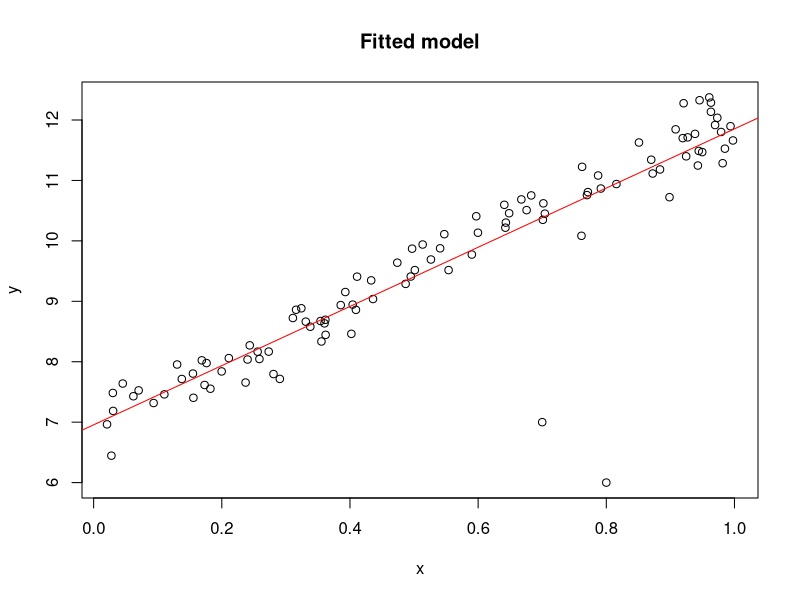
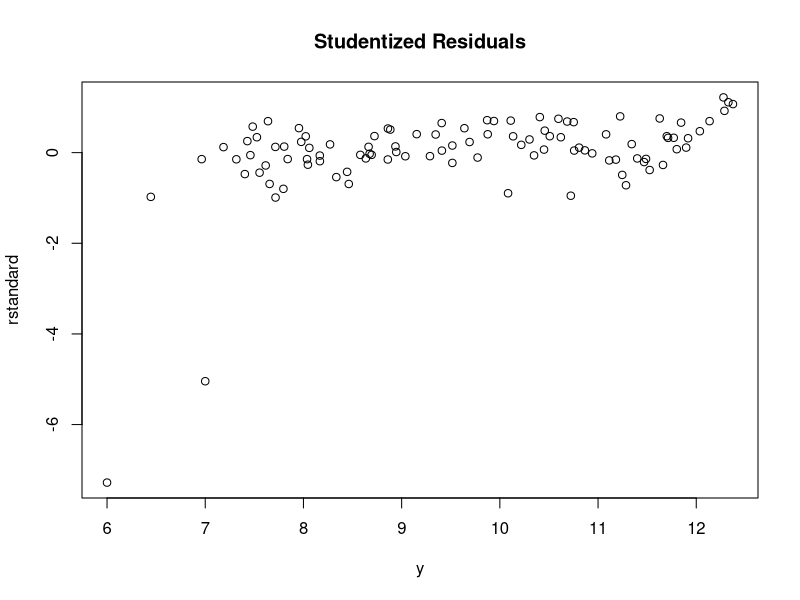
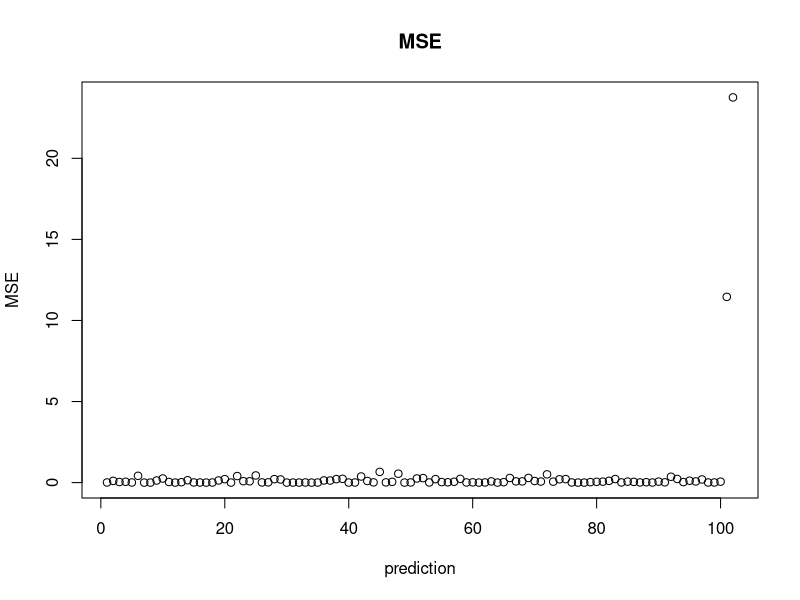
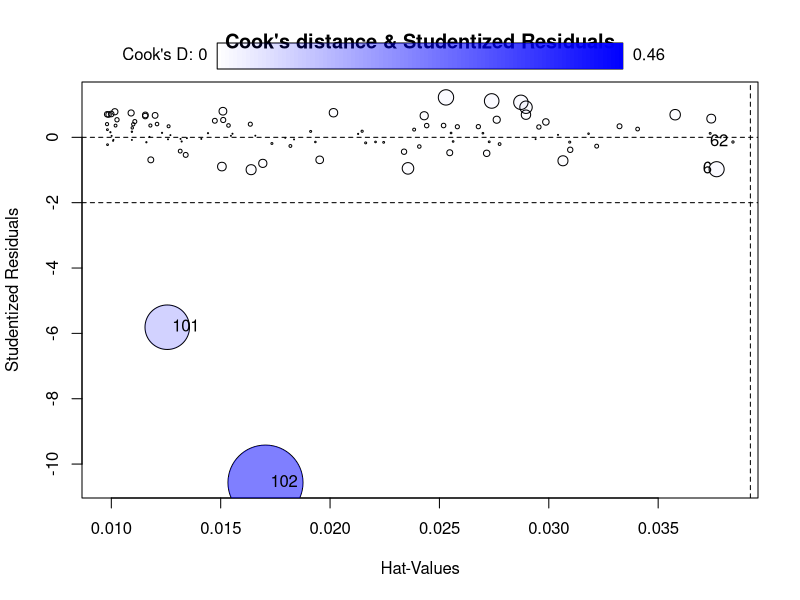
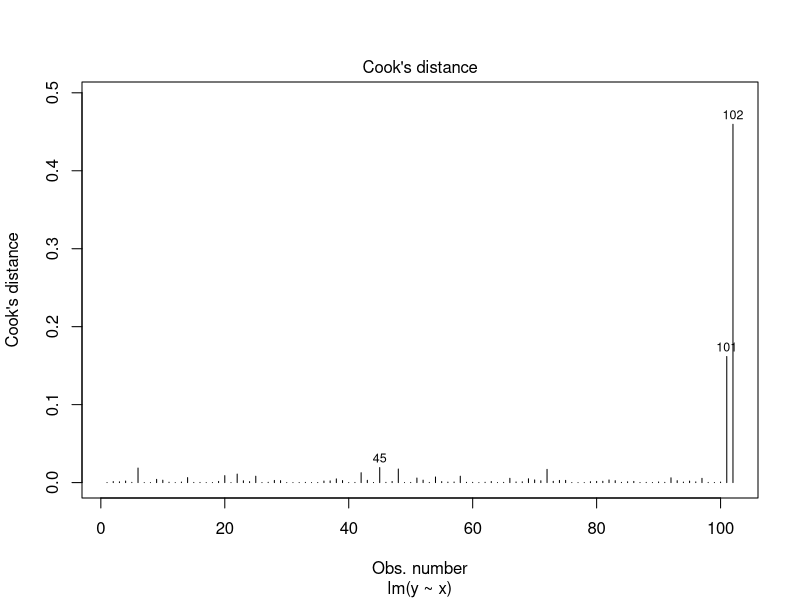
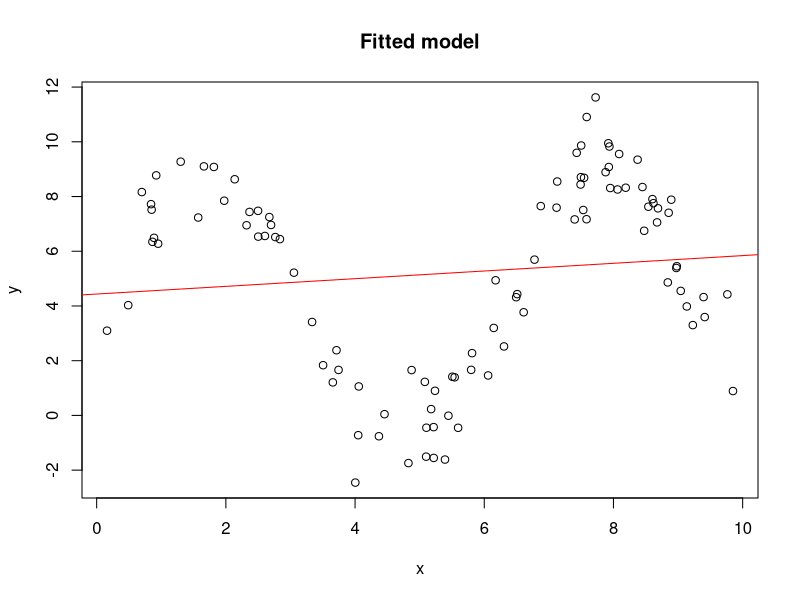
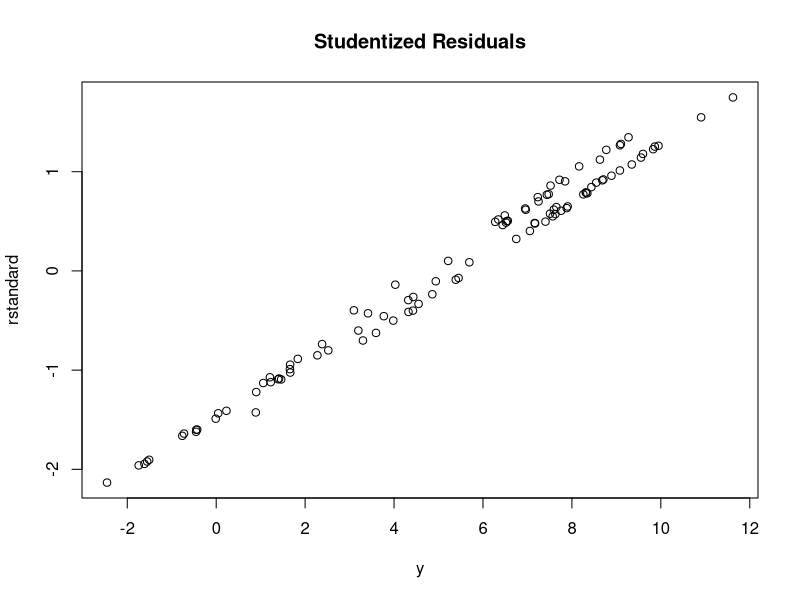
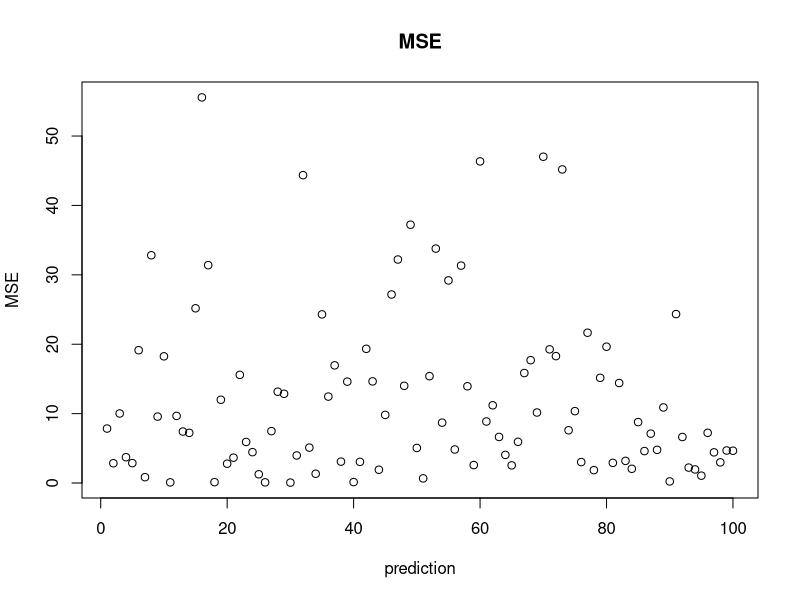

Write R code to recreate these figures, in order.
library(car)
# linear simulation + outlier
x <- runif(100)
y <- 5*x + 7 + rnorm(100, sd = 0.3)
# outlier points
x <- c(x, 0.7, 0.8)
y <- c(y, 7, 6)
plot(x, y, main="Fitted model")
fit.linear <- lm(y~x)
summary(fit.linear)
abline(fit.linear$coefficients[1], fit.linear$coefficients[2], col="red")
plot(y, rstandard(fit.linear), ylab='rstandard', main="Studentized Residuals")
plot((y-fitted(fit.linear))^2, ylab='MSE', xlab="prediction", main="MSE")
influencePlot(fit.linear, main="Cook's distance & Studentized Residuals")
# cook distance
cutoff <- 4/((100-length(fit.linear$coefficients)-2))
plot(fit.linear, which=4, cook.levels=cutoff)
# cook distance to manually
iobs <- 102
fit.linear_minus_iobs <-  lm(y[-iobs]~x[-iobs])
sum(fitted(fit.linear)[-iobs] - fitted(fit.linear_minus_iobs))^2/(sum(fit.linear$residuals^2)*100/(100-1))

# non-linear simulation 
x <- runif(100, min= 0, max=10)
y <- 5*sin(x) + 4 + rnorm(100)
plot(x, y, main="Fitted model")
fit.nonlinear <- lm(y~x)
summary(fit.nonlinear)
abline(fit.nonlinear$coefficients[1], fit.nonlinear$coefficients[2], col="red")
plot(y, rstandard(fit.nonlinear), ylab='rstandard', main="Studentized Residuals")
plot((y-fitted(fit.nonlinear))^2, ylab='MSE', xlab="prediction", main="MSE")
influencePlot(fit.nonlinear, main="Cook's distance & Studentized Residuals")
# cook distance
cutoff <- 4/((100-length(fit.nonlinear$coefficients)-2))
plot(fit.nonlinear, which=4, cook.levels=cutoff)


# splines fitting models 
library(splines)
fit.splines <- lm(y~bs(x, df=10))
pred <- predict(fit.splines, newdata=as.data.frame(x), interval="c")
ids <- sort(x, index.return=TRUE)
plot(x, y)
lines(x[ids$ix], pred[ids$ix, 'fit'], col="red")

